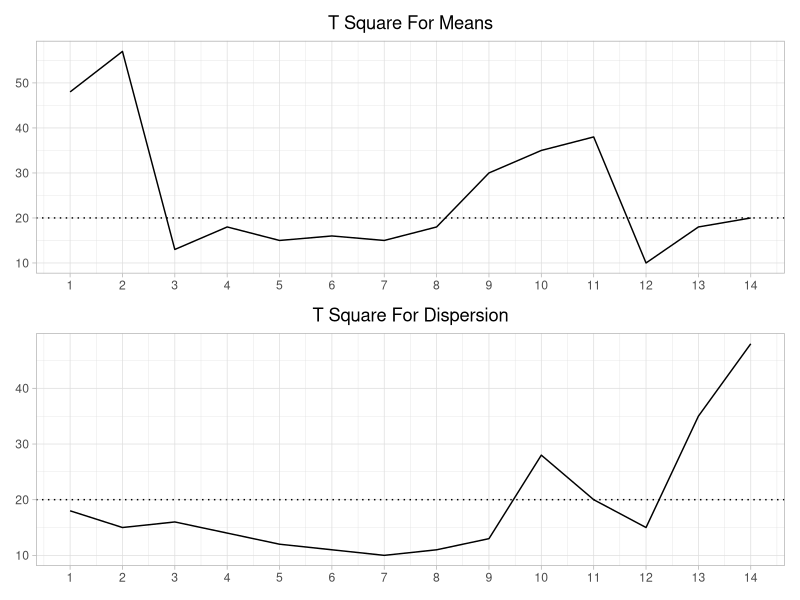

Reproduce this figure in R.
## ---- chunk 1
#| label: fig-pmc-34-tsquare
#| fig-cap: "Plots of Hotelling mean and dispersion control charts"
#| code-fold: true
#| message: false
library(tidyverse)
library(patchwork)

tsquare_data <- tibble(
  Group = 1:14,
  Means = c(48, 57, 13, 18, 15, 16, 15, 18, 30, 35, 38, 10, 18, 20),
  Dispersion = c(18, 15, 16, 14, 12, 11, 10, 11, 13, 28, 20, 15, 35, 48)
)
ucl_tsquare <- 20

p_means <- ggplot(tsquare_data, aes(Group, Means)) +
  geom_line() +
  geom_hline(yintercept = ucl_tsquare, linetype = "dotted") +
  scale_x_continuous(breaks = 1:14) +
  labs(title = "T Square For Means", x = NULL, y = NULL) +
  theme_light() +
  theme(plot.title = element_text(hjust = 0.5))

p_dispersion <- ggplot(tsquare_data, aes(Group, Dispersion)) +
  geom_line() +
  geom_hline(yintercept = ucl_tsquare, linetype = "dotted") +
  scale_x_continuous(breaks = 1:14) +
  labs(title = "T Square For Dispersion", x = NULL, y = NULL) +
  theme_light() +
  theme(plot.title = element_text(hjust = 0.5))

p_means / p_dispersion
